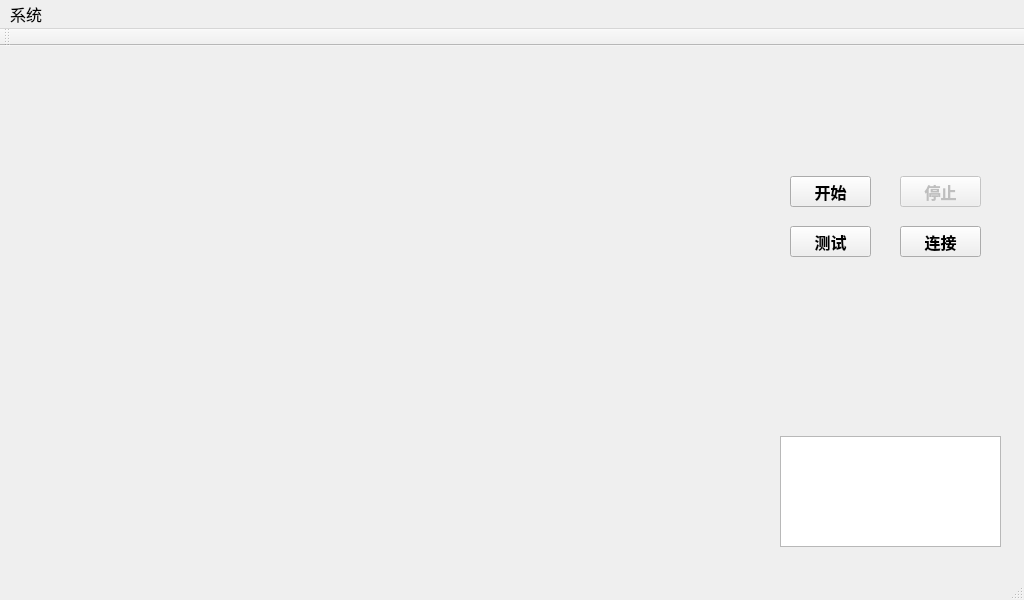
<?xml version="1.0" encoding="UTF-8"?>
<ui version="4.0">
 <class>MainWindow</class>
 <widget class="QMainWindow" name="MainWindow">
  <property name="geometry">
   <rect>
    <x>0</x>
    <y>0</y>
    <width>1024</width>
    <height>600</height>
   </rect>
  </property>
  <property name="font">
   <font>
    <pointsize>12</pointsize>
   </font>
  </property>
  <property name="windowTitle">
   <string>MainWindow</string>
  </property>
  <widget class="QWidget" name="centralWidget">
   <widget class="QWidget" name="widget" native="true">
    <property name="geometry">
     <rect>
      <x>20</x>
      <y>20</y>
      <width>741</width>
      <height>481</height>
     </rect>
    </property>
    <property name="minimumSize">
     <size>
      <width>0</width>
      <height>0</height>
     </size>
    </property>
   </widget>
   <widget class="QPushButton" name="pushButton_Start">
    <property name="geometry">
     <rect>
      <x>790</x>
      <y>130</y>
      <width>81</width>
      <height>31</height>
     </rect>
    </property>
    <property name="font">
     <font>
      <family>Agency FB</family>
      <pointsize>12</pointsize>
      <weight>75</weight>
      <bold>true</bold>
     </font>
    </property>
    <property name="styleSheet">
     <string notr="true"/>
    </property>
    <property name="text">
     <string>开始</string>
    </property>
   </widget>
   <widget class="QPushButton" name="pushButton_Stop">
    <property name="enabled">
     <bool>false</bool>
    </property>
    <property name="geometry">
     <rect>
      <x>900</x>
      <y>130</y>
      <width>81</width>
      <height>31</height>
     </rect>
    </property>
    <property name="font">
     <font>
      <family>Agency FB</family>
      <pointsize>12</pointsize>
      <weight>75</weight>
      <bold>true</bold>
     </font>
    </property>
    <property name="text">
     <string>停止</string>
    </property>
   </widget>
   <widget class="QLabel" name="label_2">
    <property name="enabled">
     <bool>true</bool>
    </property>
    <property name="geometry">
     <rect>
      <x>780</x>
      <y>20</y>
      <width>221</width>
      <height>91</height>
     </rect>
    </property>
    <property name="sizePolicy">
     <sizepolicy hsizetype="Preferred" vsizetype="Preferred">
      <horstretch>5</horstretch>
      <verstretch>0</verstretch>
     </sizepolicy>
    </property>
    <property name="focusPolicy">
     <enum>Qt::NoFocus</enum>
    </property>
    <property name="layoutDirection">
     <enum>Qt::LeftToRight</enum>
    </property>
    <property name="autoFillBackground">
     <bool>false</bool>
    </property>
    <property name="text">
     <string/>
    </property>
    <property name="textFormat">
     <enum>Qt::PlainText</enum>
    </property>
    <property name="pixmap">
     <pixmap resource="aqlogo.qrc">:/AqLogo.PNG</pixmap>
    </property>
    <property name="scaledContents">
     <bool>true</bool>
    </property>
   </widget>
   <widget class="QTextBrowser" name="textBrowser">
    <property name="geometry">
     <rect>
      <x>780</x>
      <y>390</y>
      <width>221</width>
      <height>111</height>
     </rect>
    </property>
    <property name="styleSheet">
     <string notr="true">font: 9pt &quot;Agency FB&quot;;</string>
    </property>
   </widget>
   <widget class="QPushButton" name="pushButton_TestItem">
    <property name="geometry">
     <rect>
      <x>790</x>
      <y>180</y>
      <width>81</width>
      <height>31</height>
     </rect>
    </property>
    <property name="font">
     <font>
      <family>Aharoni</family>
      <weight>75</weight>
      <bold>true</bold>
     </font>
    </property>
    <property name="text">
     <string>测试</string>
    </property>
   </widget>
   <widget class="QPushButton" name="pushButton_Connect">
    <property name="geometry">
     <rect>
      <x>900</x>
      <y>180</y>
      <width>81</width>
      <height>31</height>
     </rect>
    </property>
    <property name="font">
     <font>
      <family>Aharoni</family>
      <weight>75</weight>
      <bold>true</bold>
     </font>
    </property>
    <property name="text">
     <string>连接</string>
    </property>
   </widget>
   <zorder>widget</zorder>
   <zorder>pushButton_Stop</zorder>
   <zorder>pushButton_Start</zorder>
   <zorder>label_2</zorder>
   <zorder>textBrowser</zorder>
   <zorder>pushButton_TestItem</zorder>
   <zorder>pushButton_Connect</zorder>
  </widget>
  <widget class="QMenuBar" name="menuBar">
   <property name="geometry">
    <rect>
     <x>0</x>
     <y>0</y>
     <width>1024</width>
     <height>33</height>
    </rect>
   </property>
   <property name="font">
    <font>
     <pointsize>12</pointsize>
    </font>
   </property>
   <widget class="QMenu" name="menu">
    <property name="geometry">
     <rect>
      <x>339</x>
      <y>123</y>
      <width>183</width>
      <height>130</height>
     </rect>
    </property>
    <property name="font">
     <font>
      <pointsize>12</pointsize>
     </font>
    </property>
    <property name="title">
     <string>系统</string>
    </property>
    <addaction name="actionParam"/>
    <addaction name="actionShapeModel"/>
   </widget>
   <addaction name="menu"/>
  </widget>
  <widget class="QToolBar" name="mainToolBar">
   <property name="sizePolicy">
    <sizepolicy hsizetype="Preferred" vsizetype="Fixed">
     <horstretch>0</horstretch>
     <verstretch>0</verstretch>
    </sizepolicy>
   </property>
   <property name="font">
    <font>
     <pointsize>20</pointsize>
    </font>
   </property>
   <attribute name="toolBarArea">
    <enum>TopToolBarArea</enum>
   </attribute>
   <attribute name="toolBarBreak">
    <bool>false</bool>
   </attribute>
  </widget>
  <widget class="QStatusBar" name="statusBar"/>
  <action name="actionParam">
   <property name="text">
    <string>Param</string>
   </property>
   <property name="font">
    <font/>
   </property>
  </action>
  <action name="actionShapeModel">
   <property name="text">
    <string>ShapeModel</string>
   </property>
  </action>
  <action name="actionCam0">
   <property name="text">
    <string>Cam0</string>
   </property>
  </action>
 </widget>
 <layoutdefault spacing="6" margin="11"/>
 <resources>
  <include location="aqlogo.qrc"/>
 </resources>
 <connections/>
</ui>
